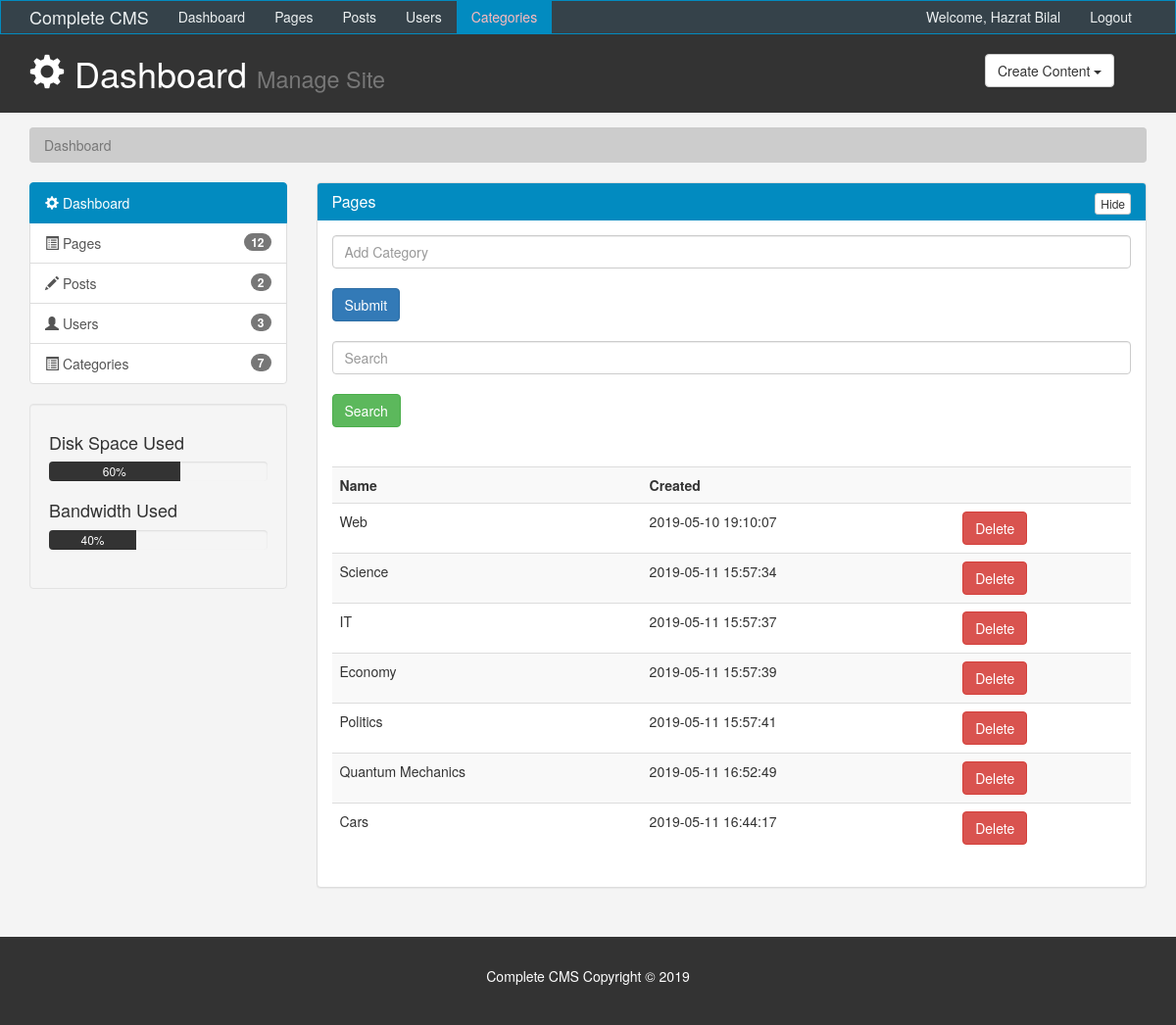
The page /backend/logic/admin/category.php (signed in) on the database its author committed.
### tables this page shows
CREATE TABLE IF NOT EXISTS `categories` (
  `category_id` int(200) NOT NULL AUTO_INCREMENT,
  `category_name` varchar(255) NOT NULL,
  `category_date_published` timestamp NOT NULL DEFAULT CURRENT_TIMESTAMP,
  PRIMARY KEY (`category_id`)
);

### backend/utility/functions.php (called while the page is built, shortened)
<?php
  include("db-connect.php");
  function countData($column) {
    global $conn;
    $sql = "SELECT * FROM". " " . $column;
    $result = $conn->query($sql);
    if($result->num_rows > 0) {
      $totalno = $result->num_rows;
    } else {
      $totalno = 0;
    }
    return $totalno;
  }
  function countPost($column) {
    global $conn;
    $sql = "SELECT * FROM". " " . $column;
    $result = $conn->query($sql);
    if($result->num_rows > 0) {
      $totalno = $result->num_rows;
    } else {
      $totalno = 0;
    }
    return $totalno;
  }
  function countCategories($column) {
    global $conn;
    $sql = "SELECT * FROM". " " . $column;
    $result = $conn->query($sql);
    if($result->num_rows > 0) {
      $totalno = $result->num_rows;
    } else {
      $totalno = 0;
    }
    return $totalno;
  }
?>

### backend/logic/admin/category.php (the view, shortened to what this page needs)
<?php
  require_once("../../utility/functions.php");
  $noOfUsers = countData("users");
  $noOfPosts = countPost("posts");
  $noOfCategories = countCategories("categories");
?>
<!DOCTYPE html>
<html lang="en">
  <head>
    <link href="../../../frontend/css/bootstrap.min.css" rel="stylesheet">
    <link href="../../../frontend/css/dashboard.css" rel="stylesheet">
  </head>
  <body>
    <nav class="navbar navbar-default">
      <div class="container">
        <div class="navbar-header">
          <a class="navbar-brand" href="#">Complete CMS</a>
        </div>
        <div id="navbar" class="collapse navbar-collapse">
          <ul class="nav navbar-nav">
            <li><a href="index.php">Dashboard</a></li>
            <li><a href="pages.php">Pages</a></li>
            <li><a href="posts.php">Posts</a></li>
            <li><a href="users.php">Users</a></li>
            <li class="active"><a href="category.php">Categories</a></li>
          </ul>
          <ul class="nav navbar-nav navbar-right">
            <li><a href="#">Welcome, <?php echo $_SESSION['name']; ?></a></li>
            <li><a href="../logout.php">Logout</a></li>
          </ul>
        </div>
      </div>
    </nav>
    <header id="header">
      <div class="container">
        <div class="row">
          <div class="col-md-10">
            <h1><span class="glyphicon glyphicon-cog" aria-hidden="true"></span> Dashboard <small>Manage Site</small></h1>
          </div>
          <div class="col-md-2">
            <div class="dropdown create">
              <button class="btn btn-default dropdown-toggle" type="button" id="dropdownMenu1" data-toggle="dropdown" aria-haspopup="true" aria-expanded="false">
                Create Content
                <span class="caret"></span>
              </button>
            </div>
          </div>
        </div>
      </div>
    </header>
    <section id="breadcrumb">
      <div class="container">
        <ol class="breadcrumb">
          <li class="active">Dashboard</li>
        </ol>
      </div>
    </section>
    <section id="main">
      <div class="container">
        <div class="row">
          <div class="col-md-3">
            <div class="list-group">
              <a href="index.php" class="list-group-item active main-color-bg">
                <span class="glyphicon glyphicon-cog" aria-hidden="true"></span> Dashboard
              </a>
              <a href="pages.php" class="list-group-item"><span class="glyphicon glyphicon-list-alt" aria-hidden="true"></span> Pages <span class="badge">12</span></a>
              <a href="posts.php" class="list-group-item"><span class="glyphicon glyphicon-pencil" aria-hidden="true"></span> Posts <span class="badge"><?php echo $noOfPosts; ?></span></a>
              <a href="users.php" class="list-group-item"><span class="glyphicon glyphicon-user" aria-hidden="true"></span> Users <span class="badge"><?php echo $noOfUsers; ?></span></a>
              <a href="category.php.php" class="list-group-item"><span class="glyphicon glyphicon-list-alt" aria-hidden="true"></span> Categories <span class="badge"><?php echo  $noOfCategories;?></span></a>
            </div>
            <div class="well">
              <h4>Disk Space Used</h4>
              <div class="progress">
                  <div class="progress-bar" role="progressbar" aria-valuenow="60" aria-valuemin="0" aria-valuemax="100" style="width: 60%;">
                      60%
              </div>
            </div>
            <h4>Bandwidth Used </h4>
            <div class="progress">
                <div class="progress-bar" role="progressbar" aria-valuenow="40" aria-valuemin="0" aria-valuemax="100" style="width: 40%;">
                    40%
            </div>
          </div>
            </div>
          </div>
<section id = "main">
          <div id = "page" class="col-md-9">
            <div class="panel panel-default">
              <div class="panel-heading main-color-bg">
              <button id = "hide" style = "float:right;" class = "btn btn-default btn-xs">Hide</button>
                <h3 class="panel-title">Pages</h3>
              </div>
              <div class="panel-body">
                <div class="row">
                      <div class="col-md-12">
                          <form action = "addcategories.php" method = "POST">
                            <input class="form-control" name = "category_name" type="text" placeholder="Add Category" value = "" required><br>
                          <input class = "btn btn-primary" type = "submit">
                          </form>
                          <form action = "searchcategory.php" method = "POST"><br>
                          <input class="form-control" name ="category_search" type="text" placeholder="Search" required><br>
                          <input class = "btn btn-success" type = "submit" value = "Search">
                          </form>
                      </div>
                </div>
                <br>
                    <table id = "tablehide" class="table table-striped table-hover">
                      <tr>
                        <th>Name</th>
                        <th>Created</th>
                        <th></th>
                      </tr>
                      <?php
                        $str =  "Select * from categories";
                        $result = $conn->query($str);
                        if ($result->num_rows > 0){
                          while($row = $result->fetch_assoc()){
                            $category_id = $row["category_id"];
                            $category_name = $row["category_name"];
                            $category_date_published = $row["category_date_published"];
                      ?>
                      <tr>
                        <td><?php echo $category_name; ?></td>
                        <td><?php echo $category_date_published; ?></td>
                        <td><a class="btn btn-danger" href="deletecategory.php?categoryid=<?php echo $category_id; ?>">Delete</a></td>
                      </tr>
                      <?php
                        }
                      }
                      ?>
                    </table>
              </div>
              </div>
          </div>
        </div>
      </div>
    </section>
  </body>
</html>

### frontend/css/dashboard.css (style rules this page uses)
body { background:#f4f4f4; }
.navbar { min-height: 33px !important; margin-bottom:0; border-radius:0; }
.navbar-nav > li > a, .navbar-brand { padding-top:6px !important; padding-bottom:0 !important; height: 33px; }
.navbar-default { background-color: #35424a; border-color: #028BC0; }
.navbar-default .navbar-brand { color: #ecf0f1; }
.navbar-default .navbar-nav > li > a { color: #ecf0f1; }
.navbar-default .navbar-nav > .active > a, .navbar-default .navbar-nav > .active > a:hover, .navbar-default .navbar-nav > .active > a:focus { color: #ffbbbc; background-color: #028BC0; }
.navbar-default .navbar-collapse, .navbar-default .navbar-form { border-color: #ecf0f1; }
.main-color-bg { background-color: #028BC0 !important; border-color: #028BC0 !important; color:#ffffff !important; }
#header { background:#333333; color:#ffffff; padding-bottom: 10px; margin-bottom: 15px; }
#header .create { padding-top: 20px; }
.breadcrumb { background:#cccccc; color:#333333; }
.progress-bar { background:#333333; color:#ffffff; }
#footer { background:#333333; color:#ffffff; text-align:center; padding:30px; margin-top:30px; }

### rows shown on the page
categories: category_name "Web", category_date_published "2019-05-10 19:10:07"
categories: category_name "Science", category_date_published "2019-05-11 15:57:34"
categories: category_name "IT", category_date_published "2019-05-11 15:57:37"
categories: category_name "Economy", category_date_published "2019-05-11 15:57:39"
categories: category_name "Politics", category_date_published "2019-05-11 15:57:41"
categories: category_name "Quantum Mechanics", category_date_published "2019-05-11 16:52:49"
categories: category_name "Cars", category_date_published "2019-05-11 16:44:17"

### other values the page prints
$_SESSION['name'] "Hazrat Bilal"
$noOfPosts "2"
$noOfUsers "3"
$noOfCategories "7"
